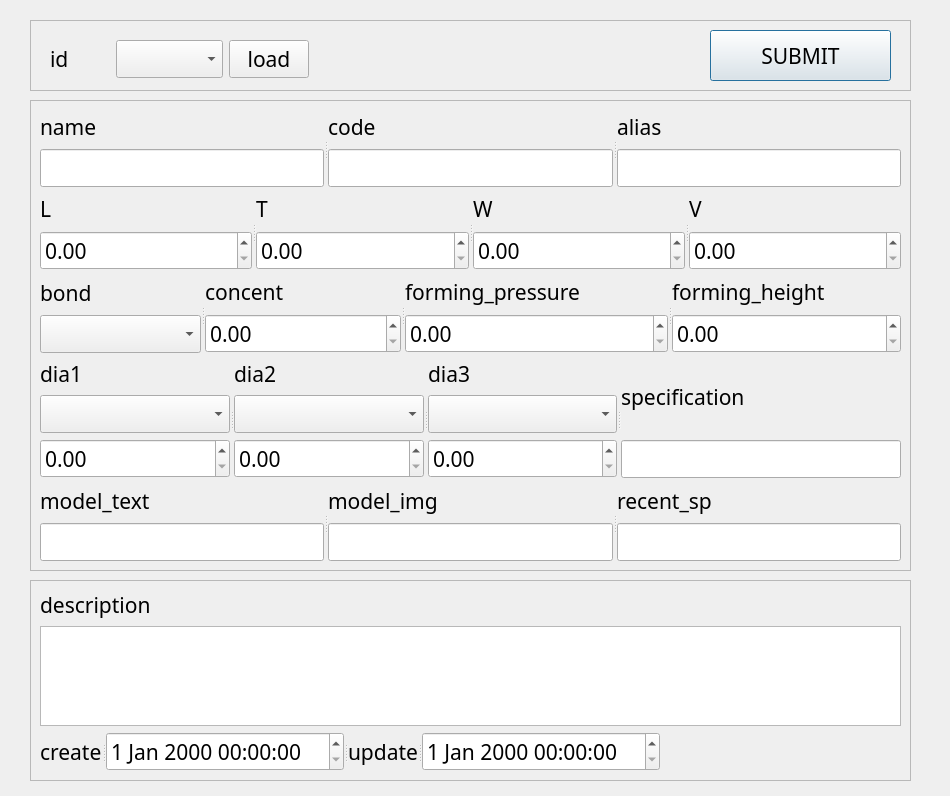
<?xml version="1.0" encoding="UTF-8"?>
<ui version="4.0">
 <class>Dialog</class>
 <widget class="QDialog" name="Dialog">
  <property name="geometry">
   <rect>
    <x>0</x>
    <y>0</y>
    <width>950</width>
    <height>796</height>
   </rect>
  </property>
  <property name="font">
   <font>
    <family>굴림</family>
    <pointsize>16</pointsize>
   </font>
  </property>
  <property name="windowTitle">
   <string>Dialog</string>
  </property>
  <widget class="QFrame" name="frame">
   <property name="geometry">
    <rect>
     <x>30</x>
     <y>100</y>
     <width>881</width>
     <height>471</height>
    </rect>
   </property>
   <property name="frameShape">
    <enum>QFrame::StyledPanel</enum>
   </property>
   <property name="frameShadow">
    <enum>QFrame::Raised</enum>
   </property>
   <layout class="QGridLayout" name="gridLayout">
    <item row="0" column="0">
     <widget class="QSplitter" name="splitter_4">
      <property name="orientation">
       <enum>Qt::Horizontal</enum>
      </property>
      <widget class="QWidget" name="">
       <layout class="QVBoxLayout" name="verticalLayout_5">
        <item>
         <widget class="QLabel" name="label_14">
          <property name="text">
           <string>name</string>
          </property>
         </widget>
        </item>
        <item>
         <widget class="QLineEdit" name="nameLineEdit"/>
        </item>
       </layout>
      </widget>
      <widget class="QWidget" name="layoutWidget_2">
       <layout class="QVBoxLayout" name="verticalLayout_6">
        <item>
         <widget class="QLabel" name="label_18">
          <property name="text">
           <string>code</string>
          </property>
         </widget>
        </item>
        <item>
         <widget class="QLineEdit" name="codeLineEdit"/>
        </item>
       </layout>
      </widget>
      <widget class="QWidget" name="layoutWidget_3">
       <layout class="QVBoxLayout" name="verticalLayout_7">
        <item>
         <widget class="QLabel" name="label_19">
          <property name="text">
           <string>alias</string>
          </property>
         </widget>
        </item>
        <item>
         <widget class="QLineEdit" name="aliasLineEdit"/>
        </item>
       </layout>
      </widget>
     </widget>
    </item>
    <item row="1" column="0">
     <widget class="QSplitter" name="splitter_3">
      <property name="orientation">
       <enum>Qt::Horizontal</enum>
      </property>
      <widget class="QWidget" name="">
       <layout class="QVBoxLayout" name="verticalLayout">
        <item>
         <widget class="QLabel" name="label_13">
          <property name="text">
           <string>L</string>
          </property>
         </widget>
        </item>
        <item>
         <widget class="QDoubleSpinBox" name="lDoubleSpinBox">
          <property name="maximum">
           <double>999999.989999999990687</double>
          </property>
          <property name="singleStep">
           <double>0.100000000000000</double>
          </property>
         </widget>
        </item>
       </layout>
      </widget>
      <widget class="QWidget" name="layoutWidget_4">
       <layout class="QVBoxLayout" name="verticalLayout_2">
        <item>
         <widget class="QLabel" name="label_20">
          <property name="text">
           <string>T</string>
          </property>
         </widget>
        </item>
        <item>
         <widget class="QDoubleSpinBox" name="tDoubleSpinBox">
          <property name="maximum">
           <double>999999.989999999990687</double>
          </property>
          <property name="singleStep">
           <double>0.100000000000000</double>
          </property>
         </widget>
        </item>
       </layout>
      </widget>
      <widget class="QWidget" name="layoutWidget_5">
       <layout class="QVBoxLayout" name="verticalLayout_3">
        <item>
         <widget class="QLabel" name="label_21">
          <property name="text">
           <string>W</string>
          </property>
         </widget>
        </item>
        <item>
         <widget class="QDoubleSpinBox" name="wDoubleSpinBox">
          <property name="maximum">
           <double>999999.989999999990687</double>
          </property>
          <property name="singleStep">
           <double>0.100000000000000</double>
          </property>
         </widget>
        </item>
       </layout>
      </widget>
      <widget class="QWidget" name="layoutWidget_6">
       <layout class="QVBoxLayout" name="verticalLayout_4">
        <item>
         <widget class="QLabel" name="label_22">
          <property name="text">
           <string>V</string>
          </property>
         </widget>
        </item>
        <item>
         <widget class="QDoubleSpinBox" name="vDoubleSpinBox">
          <property name="maximum">
           <double>999999.989999999990687</double>
          </property>
          <property name="singleStep">
           <double>0.100000000000000</double>
          </property>
         </widget>
        </item>
       </layout>
      </widget>
     </widget>
    </item>
    <item row="2" column="0">
     <widget class="QSplitter" name="splitter_2">
      <property name="orientation">
       <enum>Qt::Horizontal</enum>
      </property>
      <widget class="QWidget" name="">
       <layout class="QVBoxLayout" name="verticalLayout_9">
        <item>
         <widget class="QLabel" name="label_24">
          <property name="text">
           <string>bond</string>
          </property>
         </widget>
        </item>
        <item>
         <widget class="QComboBox" name="bondComboBox"/>
        </item>
       </layout>
      </widget>
      <widget class="QWidget" name="layoutWidget_7">
       <layout class="QVBoxLayout" name="verticalLayout_8">
        <item>
         <widget class="QLabel" name="label_23">
          <property name="text">
           <string>concent</string>
          </property>
         </widget>
        </item>
        <item>
         <widget class="QDoubleSpinBox" name="concentDoubleSpinBox">
          <property name="maximum">
           <double>999999.989999999990687</double>
          </property>
          <property name="singleStep">
           <double>0.100000000000000</double>
          </property>
         </widget>
        </item>
       </layout>
      </widget>
      <widget class="QWidget" name="layoutWidget_11">
       <layout class="QVBoxLayout" name="verticalLayout_14">
        <item>
         <widget class="QLabel" name="label_29">
          <property name="text">
           <string>forming_pressure</string>
          </property>
         </widget>
        </item>
        <item>
         <widget class="QDoubleSpinBox" name="forming_pressureDoubleSpinBox">
          <property name="maximum">
           <double>999999.989999999990687</double>
          </property>
          <property name="singleStep">
           <double>0.100000000000000</double>
          </property>
         </widget>
        </item>
       </layout>
      </widget>
      <widget class="QWidget" name="layoutWidget_12">
       <layout class="QVBoxLayout" name="verticalLayout_15">
        <item>
         <widget class="QLabel" name="label_30">
          <property name="text">
           <string>forming_height</string>
          </property>
         </widget>
        </item>
        <item>
         <widget class="QDoubleSpinBox" name="forming_heightDoubleSpinBox">
          <property name="maximum">
           <double>999999.989999999990687</double>
          </property>
          <property name="singleStep">
           <double>0.100000000000000</double>
          </property>
         </widget>
        </item>
       </layout>
      </widget>
     </widget>
    </item>
    <item row="3" column="0">
     <widget class="QSplitter" name="splitter_5">
      <property name="orientation">
       <enum>Qt::Horizontal</enum>
      </property>
      <widget class="QWidget" name="">
       <layout class="QVBoxLayout" name="verticalLayout_10">
        <item>
         <widget class="QLabel" name="label_25">
          <property name="text">
           <string>dia1</string>
          </property>
         </widget>
        </item>
        <item>
         <widget class="QComboBox" name="dia1ComboBox"/>
        </item>
        <item>
         <widget class="QDoubleSpinBox" name="dia1_rateDoubleSpinBox">
          <property name="maximum">
           <double>999999.989999999990687</double>
          </property>
          <property name="singleStep">
           <double>0.100000000000000</double>
          </property>
         </widget>
        </item>
       </layout>
      </widget>
      <widget class="QWidget" name="layoutWidget_9">
       <layout class="QVBoxLayout" name="verticalLayout_12">
        <item>
         <widget class="QLabel" name="label_27">
          <property name="text">
           <string>dia2</string>
          </property>
         </widget>
        </item>
        <item>
         <widget class="QComboBox" name="dia2ComboBox"/>
        </item>
        <item>
         <widget class="QDoubleSpinBox" name="dia2_rateDoubleSpinBox">
          <property name="maximum">
           <double>999999.989999999990687</double>
          </property>
          <property name="singleStep">
           <double>0.100000000000000</double>
          </property>
         </widget>
        </item>
       </layout>
      </widget>
      <widget class="QWidget" name="layoutWidget_10">
       <layout class="QVBoxLayout" name="verticalLayout_13">
        <item>
         <widget class="QLabel" name="label_28">
          <property name="text">
           <string>dia3</string>
          </property>
         </widget>
        </item>
        <item>
         <widget class="QComboBox" name="dia3ComboBox"/>
        </item>
        <item>
         <widget class="QDoubleSpinBox" name="dia3_rateDoubleSpinBox">
          <property name="maximum">
           <double>999999.989999999990687</double>
          </property>
          <property name="singleStep">
           <double>0.100000000000000</double>
          </property>
         </widget>
        </item>
       </layout>
      </widget>
      <widget class="QWidget" name="layoutWidget_8">
       <layout class="QVBoxLayout" name="verticalLayout_11">
        <item>
         <widget class="QLabel" name="label_26">
          <property name="text">
           <string>specification</string>
          </property>
         </widget>
        </item>
        <item>
         <widget class="QLineEdit" name="specificationLineEdit"/>
        </item>
       </layout>
      </widget>
     </widget>
    </item>
    <item row="4" column="0">
     <widget class="QSplitter" name="splitter_6">
      <property name="orientation">
       <enum>Qt::Horizontal</enum>
      </property>
      <widget class="QWidget" name="layoutWidget_13">
       <layout class="QVBoxLayout" name="verticalLayout_16">
        <item>
         <widget class="QLabel" name="label_31">
          <property name="text">
           <string>model_text</string>
          </property>
         </widget>
        </item>
        <item>
         <widget class="QLineEdit" name="model_textLineEdit"/>
        </item>
       </layout>
      </widget>
      <widget class="QWidget" name="layoutWidget_14">
       <layout class="QVBoxLayout" name="verticalLayout_17">
        <item>
         <widget class="QLabel" name="label_32">
          <property name="text">
           <string>model_img</string>
          </property>
         </widget>
        </item>
        <item>
         <widget class="QLineEdit" name="model_imgLineEdit"/>
        </item>
       </layout>
      </widget>
      <widget class="QWidget" name="layoutWidget_15">
       <layout class="QVBoxLayout" name="verticalLayout_18">
        <item>
         <widget class="QLabel" name="label_33">
          <property name="text">
           <string>recent_sp</string>
          </property>
         </widget>
        </item>
        <item>
         <widget class="QLineEdit" name="recent_spLineEdit"/>
        </item>
       </layout>
      </widget>
     </widget>
    </item>
   </layout>
  </widget>
  <widget class="QFrame" name="frame_2">
   <property name="geometry">
    <rect>
     <x>30</x>
     <y>20</y>
     <width>881</width>
     <height>71</height>
    </rect>
   </property>
   <property name="frameShape">
    <enum>QFrame::StyledPanel</enum>
   </property>
   <property name="frameShadow">
    <enum>QFrame::Raised</enum>
   </property>
   <widget class="QPushButton" name="submitBtn">
    <property name="geometry">
     <rect>
      <x>680</x>
      <y>10</y>
      <width>181</width>
      <height>51</height>
     </rect>
    </property>
    <property name="text">
     <string>SUBMIT</string>
    </property>
   </widget>
   <widget class="QWidget" name="layoutWidget">
    <property name="geometry">
     <rect>
      <x>20</x>
      <y>20</y>
      <width>259</width>
      <height>38</height>
     </rect>
    </property>
    <layout class="QHBoxLayout" name="horizontalLayout">
     <item>
      <widget class="QLabel" name="label_12">
       <property name="text">
        <string>id</string>
       </property>
      </widget>
     </item>
     <item>
      <widget class="QComboBox" name="idComboBox"/>
     </item>
     <item>
      <widget class="QPushButton" name="loadBtn">
       <property name="text">
        <string>load</string>
       </property>
      </widget>
     </item>
    </layout>
   </widget>
  </widget>
  <widget class="QFrame" name="frame_3">
   <property name="geometry">
    <rect>
     <x>30</x>
     <y>580</y>
     <width>881</width>
     <height>201</height>
    </rect>
   </property>
   <property name="frameShape">
    <enum>QFrame::StyledPanel</enum>
   </property>
   <property name="frameShadow">
    <enum>QFrame::Raised</enum>
   </property>
   <layout class="QFormLayout" name="formLayout_2">
    <item row="0" column="0">
     <widget class="QLabel" name="label_15">
      <property name="text">
       <string>description</string>
      </property>
     </widget>
    </item>
    <item row="2" column="0">
     <widget class="QSplitter" name="splitter">
      <property name="orientation">
       <enum>Qt::Horizontal</enum>
      </property>
      <widget class="QLabel" name="label_16">
       <property name="text">
        <string>create</string>
       </property>
      </widget>
      <widget class="QDateTimeEdit" name="reg_dateDateTimeEdit"/>
      <widget class="QLabel" name="label_17">
       <property name="text">
        <string>update</string>
       </property>
      </widget>
      <widget class="QDateTimeEdit" name="update_dateDateTimeEdit"/>
     </widget>
    </item>
    <item row="1" column="0" colspan="2">
     <widget class="QPlainTextEdit" name="descriptionPlainTextEdit">
      <property name="plainText">
       <string/>
      </property>
     </widget>
    </item>
   </layout>
  </widget>
 </widget>
 <resources/>
 <connections/>
</ui>
